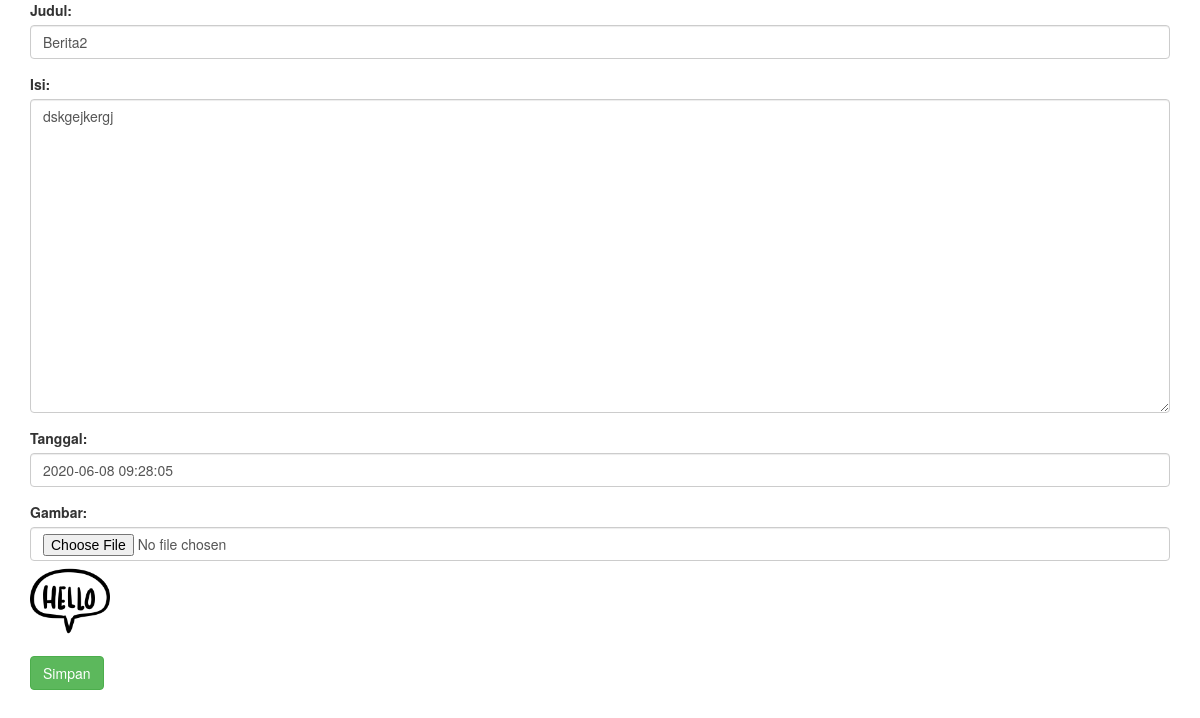
The app's page /index.php/Berita/edit/2 with its own data.
### tables this page shows
CREATE TABLE `berita` (
  `id_berita` int(11) NOT NULL,
  `judul_berita` varchar(200) NOT NULL,
  `isi_berita` text NOT NULL,
  `gambar_berita` text NOT NULL,
  `tanggal_berita` datetime NOT NULL DEFAULT current_timestamp()
);

### application/controllers/Berita.php (called while the page is built, shortened)
<?php
class Berita extends Ci_Controller{
    function edit($id){
    	$data['berita'] = $this->Berita_m->select_id($id);
    	$this->load->view('edit_berita_v', $data);
    }
}

### index.php (called while the page is built, shortened)
<?php
require_once BASEPATH.'core/CodeIgniter.php';

### application/models/Berita_m.php (called while the page is built, shortened)
<?php
class Berita_m extends CI_Model{
    function select_id($id){
        return $this->db->query("Select * FROM berita WHERE id_berita='$id'")->result();
    }
}

### application/views/edit_berita_v.php (the view, shortened to what this page needs)
<!DOCTYPE html>
<html>
<head>
	<link rel="stylesheet" href="https://maxcdn.bootstrapcdn.com/bootstrap/3.3.7/css/bootstrap.min.css">
</head>
<body>
	<div class="container">
		<?php
			foreach ($berita as $row) {
		?>
			<form method="post" action="<?php echo site_url('Berita/editform'); ?>"
                      enctype="multipart/form-data">
                <div class="form-group">
                    <label for="comment">Judul:</label>
                    <input type="text" class="form-control" name="judul" required="" value="<?php echo $row->judul_berita; ?>">
                </div>
                <div class="form-group">
                    <label for="comment">Isi:</label>
                    <textarea class="form-control" rows="15" name="isi"  required=""><?php echo $row->isi_berita; ?></textarea>
                </div>
                <div class="form-group">
                    <label for="comment">Tanggal:</label>
                    <input type="text" class="form-control" name="tanggal" required="" value="<?php echo $row->tanggal_berita; ?>">
                </div>
                <div clas="form_group">
                    <label for="usr">Gambar:</label>
                    <input type="file"  class="form-control" name="gambar">
                </div>
                <div class="form-group">
                    <img src="<?php echo base_url(); ?>assets/upload_berita/<?php echo $row->gambar_berita; ?>" style="width: 80px">
                </div>
                <button class="btn btn-success" type="submit">Simpan</button>
			</form>
		<?php
			}
		?>
	</div>
</body>
</html>

### records on screen
berita: judul "Berita2", isi "dskgejkergj", tanggal "2020-06-08 09:28:05", gambar_berita (picture)
